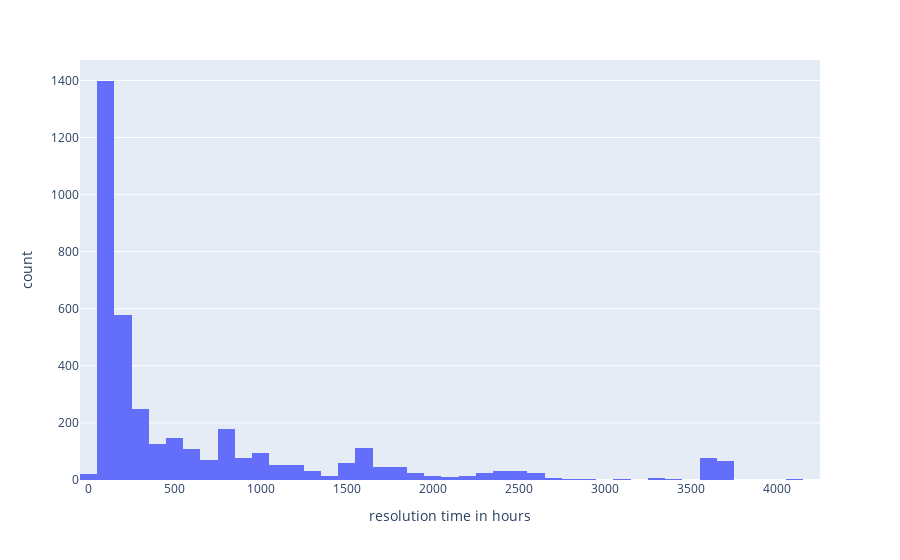

Source (notebook cell):
### Code cell
import plotly.express as px
import numpy as np

fig = px.histogram(ddf.compute(), x="resolution_time", labels=dict(resolution_time="resolution time in hours"))
fig.show()

### Figure 1 — Plotly figure (JSON) as saved in the notebook; plotly's stock layout.template omitted (floating-point values rounded to 4 significant figures; data arrays with more than 128 entries replaced by an {"elided": "..."} marker saying what was removed)
{"data": [{"alignmentgroup": "True", "bingroup": "x", "hovertemplate": "resolution time in hours=%{x}<br>count=%{y}<extra></extra>", "legendgroup": "", "marker": {"color": "#636efa", "pattern": {"shape": ""}}, "name": "", "offsetgroup": "", "orientation": "v", "showlegend": false, "type": "histogram", "x": {"elided": "3807 float values"}, "xaxis": "x", "yaxis": "y"}], "layout": {"autosize": true, "barmode": "relative", "legend": {"tracegroupgap": 0}, "margin": {"t": 60}, "xaxis": {"anchor": "y", "autorange": true, "domain": [0, 1], "range": [-50, 4250], "title": {"text": "resolution time in hours"}, "type": "linear"}, "yaxis": {"anchor": "x", "autorange": true, "domain": [0, 1], "range": [0, 1472.0], "title": {"text": "count"}}}}
